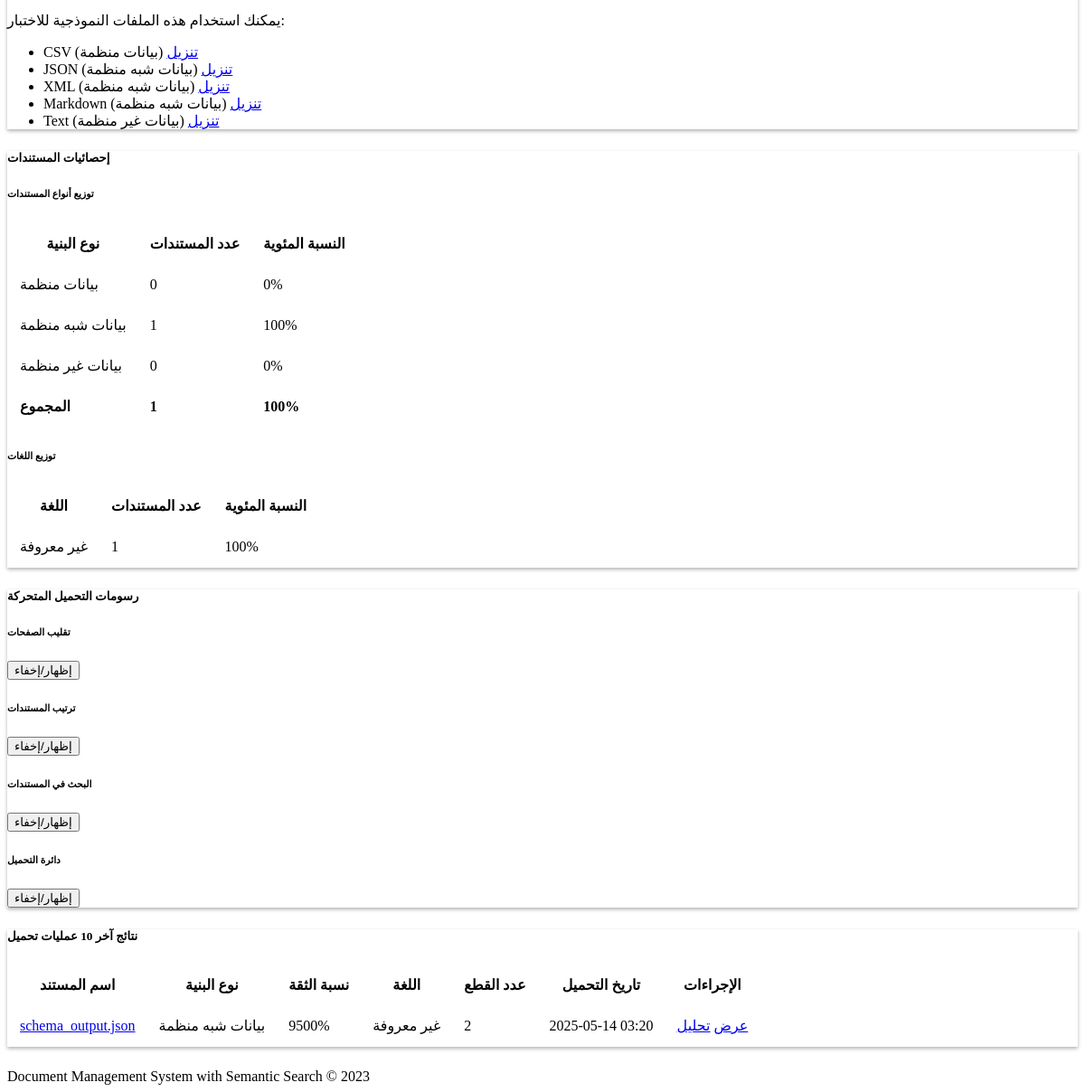
Page /test/upload (lower part) on the earlier database version.
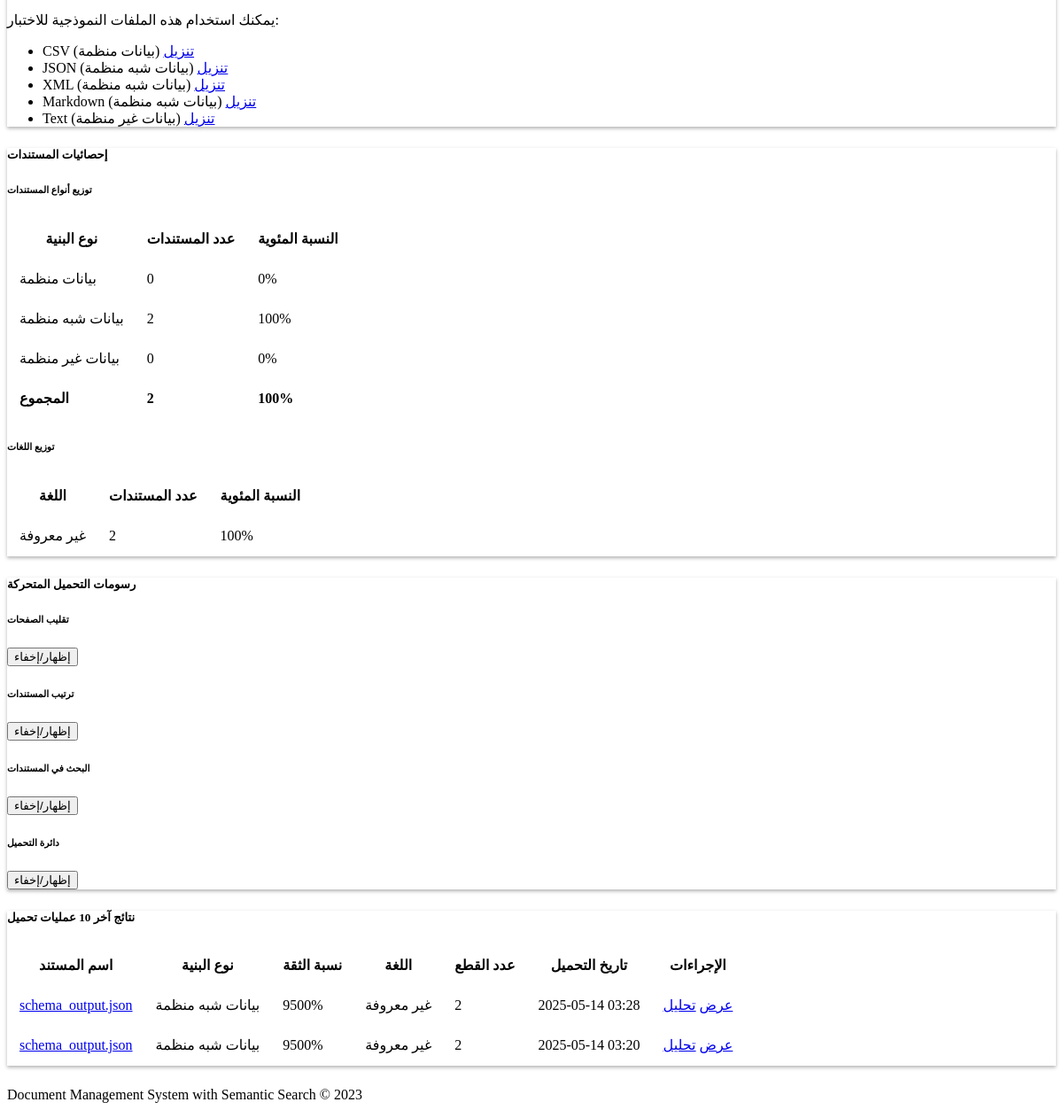
Same page on the later database version.
### models.py (models this page shows, shortened)
class Document(db.Model):
    id = db.Column(db.String(36), primary_key=True, default=lambda: str(uuid.uuid4()))
    name = db.Column(db.String(255), nullable=False)
    content = db.Column(db.Text, nullable=False)
    mime_type = db.Column(db.String(100), nullable=False)
    created_at = db.Column(db.DateTime, default=datetime.datetime.utcnow)
    updated_at = db.Column(db.DateTime, default=datetime.datetime.utcnow, onupdate=datetime.datetime.utcnow)
    chunks = db.relationship('Chunk', backref='document', cascade='all, delete-orphan')
    doc_metadata = db.relationship('Metadata', backref='document', cascade='all, delete-orphan')

### routes.py (the view)
@app.route('/test/upload')
def test_upload_page():
    stats = {
        'structured': 0,
        'semi_structured': 0,
        'unstructured': 0,
        'total': 0
    }
    language_stats = {}
    for doc in Document.query.all():
        stats['total'] += 1
        doc_metadata = {}
        for meta in Metadata.query.filter_by(document_id=doc.id).all():
            doc_metadata[meta.key] = meta.value
        structure_type = doc_metadata.get('detected_structure', 'unstructured')
        stats[structure_type] += 1
        language = doc_metadata.get('detected_language', 'unknown')
        language_stats[language] = language_stats.get(language, 0) + 1
    if stats['total'] > 0:
        stats['structured_percent'] = int(stats['structured'] / stats['total'] * 100)
        stats['semi_structured_percent'] = int(stats['semi_structured'] / stats['total'] * 100)
        stats['unstructured_percent'] = int(stats['unstructured'] / stats['total'] * 100)
    else:
        stats['structured_percent'] = 0
        stats['semi_structured_percent'] = 0
        stats['unstructured_percent'] = 0
    recent_documents = []
    for doc in Document.query.order_by(Document.created_at.desc()).limit(10).all():
        doc_metadata = {}
        for meta in Metadata.query.filter_by(document_id=doc.id).all():
            doc_metadata[meta.key] = meta.value
        chunk_count = Chunk.query.filter_by(document_id=doc.id).count()
        enriched_doc = {
            'id': doc.id,
            'name': doc.name,
            'structure_type': doc_metadata.get('detected_structure', 'unstructured'),
            'confidence': int(float(doc_metadata.get('detection_confidence', '0')) * 100),
            'language': doc_metadata.get('detected_language', 'unknown'),
            'chunk_count': chunk_count,
            'created_at': doc.created_at
        }
        recent_documents.append(enriched_doc)
    lang_names = {
        'ar': 'العربية',
        'en': 'الإنجليزية',
        'fr': 'الفرنسية',
        'es': 'الإسبانية',
        'de': 'الألمانية',
        'zh': 'الصينية',
        'ru': 'الروسية',
        'ja': 'اليابانية',
        'multilingual': 'متعدد اللغات',
        'unknown': 'غير معروفة'
    }
    return render_template(
        'test_upload.html',
        stats=stats,
        language_stats=language_stats,
        recent_documents=recent_documents,
        lang_names=lang_names
    )

### templates/test_upload.html (shortened to what the changed rows need)
{% extends 'base.html' %}
{% block content %}
<div class="container mt-4">
  <div class="row mb-4">
    <div class="col-12">
      <div class="card">
        <div class="card-body">
          <div class="row">
            <div class="col-md-6">
              <div class="table-responsive">
                <table class="table table-sm">
                  <thead>
                    <tr>
                      <th>نوع البنية</th>
                      <th>عدد المستندات</th>
                      <th>النسبة المئوية</th>
                    </tr>
                  </thead>
                  <tbody>
                    <tr>
                      <td>بيانات شبه منظمة</td>
                      <td>{{ stats.semi_structured }}</td>
                      <td>{{ stats.semi_structured_percent }}%</td>
                    </tr>
                    <tr class="table-info">
                      <td><strong>{{ stats.total }}</strong></td>
                    </tr>
                  </tbody>
                </table>
              </div>
            </div>
            <div class="col-md-6">
              <div class="table-responsive">
                <table class="table table-sm">
                  <thead>
                    <tr>
                      <th>اللغة</th>
                      <th>عدد المستندات</th>
                      <th>النسبة المئوية</th>
                    </tr>
                  </thead>
                  <tbody>
                    {% for lang, count in language_stats.items() %}
                    <tr>
                      <td>{{ lang_names.get(lang, lang) }}</td>
                      <td>{{ count }}</td>
                      <td>{{ (count / stats.total * 100)|int if stats.total > 0 else 0 }}%</td>
                    </tr>
                    {% endfor %}
                  </tbody>
                </table>
              </div>
            </div>
          </div>
        </div>
      </div>
    </div>
  </div>
  <div class="row mb-4">
    <div class="col-12">
      <div class="card">
        <div class="card-body">
          <div class="table-responsive">
            <table class="table table-hover">
              <thead>
                <tr>
                  <th>اسم المستند</th>
                  <th>نوع البنية</th>
                  <th>نسبة الثقة</th>
                  <th>اللغة</th>
                  <th>عدد القطع</th>
                  <th>تاريخ التحميل</th>
                  <th>الإجراءات</th>
                </tr>
              </thead>
              <tbody>
                {% for doc in recent_documents %}
                <tr>
                  <td><a href="{{ url_for('document_view', document_id=doc.id) }}">{{ doc.name }}</a></td>
                  <td>
                    {% if doc.structure_type == 'structured' %}
                      <span class="badge bg-primary">بيانات منظمة</span>
                    {% elif doc.structure_type == 'semi_structured' %}
                      <span class="badge bg-info">بيانات شبه منظمة</span>
                    {% else %}
                      <span class="badge bg-warning">بيانات غير منظمة</span>
                    {% endif %}
                  </td>
                  <td>{{ doc.confidence }}%</td>
                  <td>{{ lang_names.get(doc.language, doc.language) }}</td>
                  <td>{{ doc.chunk_count }}</td>
                  <td>{{ doc.created_at.strftime('%Y-%m-%d %H:%M') }}</td>
                  <td>
                    <div class="btn-group btn-group-sm">
                      <a href="{{ url_for('document_view', document_id=doc.id) }}" class="btn btn-outline-primary">عرض</a>
                      <a href="{{ url_for('document_analysis_page', document_id=doc.id) }}" class="btn btn-outline-info">تحليل</a>
                    </div>
                  </td>
                </tr>
                {% endfor %}
              </tbody>
            </table>
          </div>
        </div>
      </div>
    </div>
  </div>
</div>
{% endblock %}

Differences in the rows shown:
added Document: name "schema_output.json", created_at "2025-05-14 03:28"
Other differences:
{{ stats.semi_structured }}: "1" → "2"
{{ stats.total }}: "1" → "2"
new list line: "غير معروفة 2 100 %"
new list line: "بيانات شبه منظمة 9500 % غير معروفة 2 عرض تحليل"
list line gone: "غير معروفة 1 100 %"
